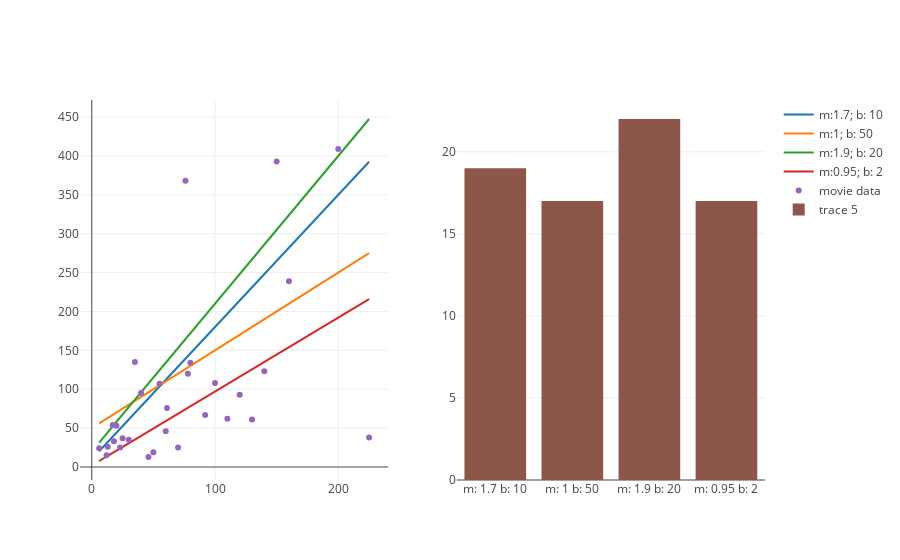

Notebook code cell kept with this figure:
### Code cell
### add more regression lines here, by adding new elements to the list
regression_lines = [(1.7, 10), (1, 50), (1.9, 20), (0.95, 2)]

if x_values and y_values:
    regression_traces = list(map(lambda line: m_b_trace(line[0], line[1], x_values, name='m:' + str(line[0]) + '; b: ' + str(line[1])), regression_lines))

    scatter_trace = trace_values(x_values, y_values, text=titles, name='movie data')
    rmse_calc_trace = trace_rmse(x_values, y_values, regression_lines)

    regression_and_rss(scatter_trace, regression_traces, rmse_calc_trace)

### Figure 1 — Plotly figure (JSON) as saved in the notebook; plotly's stock layout.template omitted (floating-point values rounded to 4 significant figures)
{"data": [{"mode": "lines", "name": "m:1.7; b: 10", "type": "scatter", "uid": "066cd1d0-d62a-11e8-b58a-34159e1c7ef8", "x": [13, 46, 20, 61, 40, 225, 92, 12, 130, 25, 50, 18, 55, 30, 78, 76, 6, 120, 110, 100, 70, 17, 160, 150, 140, 60, 80, 23, 35, 200], "xaxis": "x", "y": [32.1, 88.2, 44, 113.7, 78, 392.5, 166.4, 30.4, 231, 52.5, 95, 40.6, 103.5, 61, 142.6, 139.2, 20.2, 214, 197, 180, 129, 38.9, 282, 265, 248, 112, 146, 49.1, 69.5, 350], "yaxis": "y"}, {"mode": "lines", "name": "m:1; b: 50", "type": "scatter", "uid": "066dee30-d62a-11e8-9b99-34159e1c7ef8", "x": [13, 46, 20, 61, 40, 225, 92, 12, 130, 25, 50, 18, 55, 30, 78, 76, 6, 120, 110, 100, 70, 17, 160, 150, 140, 60, 80, 23, 35, 200], "xaxis": "x", "y": [63, 96, 70, 111, 90, 275, 142, 62, 180, 75, 100, 68, 105, 80, 128, 126, 56, 170, 160, 150, 120, 67, 210, 200, 190, 110, 130, 73, 85, 250], "yaxis": "y"}, {"mode": "lines", "name": "m:1.9; b: 20", "type": "scatter", "uid": "0670a8dc-d62a-11e8-83b6-34159e1c7ef8", "x": [13, 46, 20, 61, 40, 225, 92, 12, 130, 25, 50, 18, 55, 30, 78, 76, 6, 120, 110, 100, 70, 17, 160, 150, 140, 60, 80, 23, 35, 200], "xaxis": "x", "y": [44.7, 107.4, 58, 135.9, 96, 447.5, 194.8, 42.8, 267, 67.5, 115, 54.2, 124.5, 77, 168.2, 164.4, 31.4, 248, 229, 210, 153, 52.3, 324, 305, 286, 134, 172, 63.7, 86.5, 400], "yaxis": "y"}, {"mode": "lines", "name": "m:0.95; b: 2", "type": "scatter", "uid": "0671cf8c-d62a-11e8-90df-34159e1c7ef8", "x": [13, 46, 20, 61, 40, 225, 92, 12, 130, 25, 50, 18, 55, 30, 78, 76, 6, 120, 110, 100, 70, 17, 160, 150, 140, 60, 80, 23, 35, 200], "xaxis": "x", "y": [14.35, 45.7, 21, 59.95, 40, 215.8, 89.4, 13.4, 125.5, 25.75, 49.5, 19.1, 54.25, 30.5, 76.1, 74.2, 7.7, 116, 106.5, 97, 68.5, 18.15, 154, 144.5, 135, 59, 78, 23.85, 35.25, 192], "yaxis": "y"}, {"mode": "markers", "name": "movie data", "text": ["21 &amp; Over", "Dredd 3D", "12 Years a Slave", "2 Guns", "42", "47 Ronin", "A Good Day to Die Hard", "About Time", "After Earth", "August: Osage County", "Beautiful Creatures", "Blue Jasmine", "Captain Phillips", "Carrie", "Cloudy with a Chance of Meatballs 2", "Despicable Me 2", "Don Jon", "Elysium", "Ender&#39;s Game", "Epic", "Escape Plan", "Evil Dead", "Fast and Furious 6", "Frozen", "G.I. Joe: Retaliation", "Gangster Squad", "Grown Ups", "Her", "Identity Thief", "Iron Man 3"], "type": "scatter", "uid": "06733a02-d62a-11e8-a434-34159e1c7ef8", "x": [13, 46, 20, 61, 40, 225, 92, 12, 130, 25, 50, 18, 55, 30, 78, 76, 6, 120, 110, 100, 70, 17, 160, 150, 140, 60, 80, 23, 35, 200], "xaxis": "x", "y": [26, 13, 53, 76, 95, 38, 67, 15, 61, 37, 19, 33, 107, 35, 120, 368, 24, 93, 62, 108, 25, 54, 239, 393, 123, 46, 134, 25, 135, 409], "yaxis": "y"}, {"type": "bar", "uid": "0674a87e-d62a-11e8-94dc-34159e1c7ef8", "x": ["m: 1.7 b: 10", "m: 1 b: 50", "m: 1.9 b: 20", "m: 0.95 b: 2"], "xaxis": "x2", "y": [19, 17, 22, 17], "yaxis": "y2"}], "layout": {"xaxis": {"anchor": "y", "domain": [0, 0.45]}, "xaxis2": {"anchor": "y2", "domain": [0.55, 1]}, "yaxis": {"anchor": "x", "domain": [0, 1]}, "yaxis2": {"anchor": "x2", "domain": [0, 1]}}}
